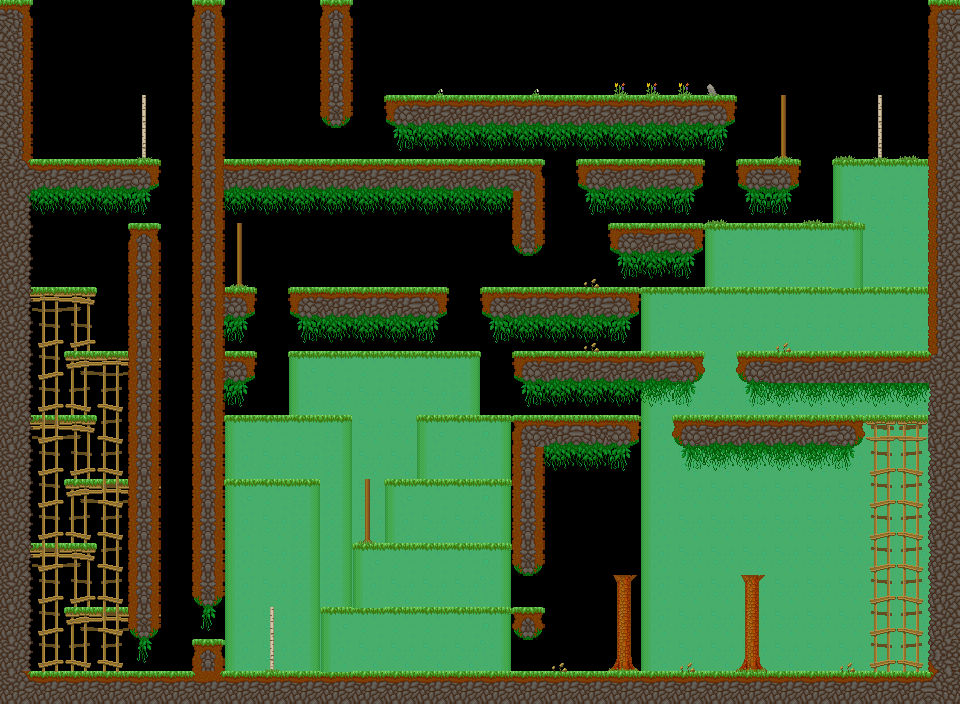

This game map was drawn from its Tiled (.tmx) file and the tilesets committed beside it. A one-line description and the trimmed map source follow:
An orthogonal 30x22 tile map with 32x32 px tiles, 5 tile layers (background, main, foreground, hidden, ...), 4 tilesets and 135 objects (52x veggie, 26x door, 3x treetop_maple, 3x treetop_birch, 2x treetop_big, ...).

<map version="1.5" tiledversion="1.7.2" orientation="orthogonal" renderorder="right-down" width="30" height="22" tilewidth="32" tileheight="32" infinite="0" nextlayerid="11" nextobjectid="136">
 <properties>
  <property name="hints" value="bluekey,blue_key_door" />
  <property name="time_to_beat" value="30" />
 </properties>
 <tileset firstgid="1" name="grass_level" tilewidth="33" tileheight="33" spacing="1" margin="1" tilecount="144" columns="16">
  <image source="../../sprites/tilesets/34tile.png" width="544" height="306" />
 </tileset>
 <tileset firstgid="145" name="treetops_big_96" tilewidth="96" tileheight="64" tilecount="2" columns="2">
  <image source="../../sprites/objects/scenery/treetops_big_96.png" width="192" height="64" />
 </tileset>
 <tileset firstgid="147" name="object_tilemap_16" tilewidth="16" tileheight="16" tilecount="12" columns="4">
  <image source="../../sprites/tilesets/object_tilemap_16.png" width="64" height="48" />
 </tileset>
 <tileset firstgid="159" name="object_tilemap_32" tilewidth="32" tileheight="32" tilecount="25" columns="5">
  <image source="../../sprites/tilesets/object_tilemap_32.png" width="160" height="160" />
  <tile id="0">
   <properties>
    <property name="item_no" value="5" />
    <property name="type" value="costume_head" />
   </properties>
  </tile>
  <tile id="1">
   <properties>
    <property name="spawn" value="spawn" />
   </properties>
  </tile>
  <tile id="2">
   <properties>
    <property name="goal" value="goal" />
   </properties>
  </tile>
  <tile id="3">
   <properties>
    <property name="name" value="pig" />
   </properties>
  </tile>
  <tile id="4">
   <properties>
    <property name="direction" value="left" />
    <property name="name" value="walking_enemy" />
   </properties>
  </tile>
 </tileset>
 <layer id="1" name="background" width="30" height="22">
  <properties>
   <property name="background" value="background" />
  </properties>
  <data>[660 cells, 395 non-empty, 30 distinct tile ids]</data>
 </layer>
 <layer id="2" name="main" width="30" height="22">
  <data>[660 cells, 94 non-empty, 23 distinct tile ids]</data>
 </layer>
 <layer id="3" name="foreground" width="30" height="22">
  <properties>
   <property name="foreground" value="foreground" />
  </properties>
  <data>[660 cells, 101 non-empty, 17 distinct tile ids]</data>
 </layer>
 <layer id="4" name="hidden" width="30" height="22">
  <data>[660 cells, 3 non-empty, 1 distinct tile ids]</data>
 </layer>
 <layer id="5" name="hints" width="30" height="22">
  <properties>
   <property name="hint4" value="The blue key will:only open one:of the blue doors" />
   <property name="key" value="there is only one:blue key but two:blue doors" />
  </properties>
  <data>[660 cells, 0 non-empty, 0 distinct tile ids]</data>
 </layer>
 <objectgroup color="#e70000" id="6" name="hard-blocks">
  <object id="1" x="32" y="160" width="128" height="32" />
  <object id="2" x="0" y="0" width="32" height="704" />
  <object id="3" x="32" y="672" width="928" height="32" />
  <object id="4" x="928" y="0" width="32" height="672" />
  <object id="5" x="128" y="224" width="32" height="416" />
  <object id="6" x="192" y="0" width="32" height="608" />
  <object id="7" x="512" y="416" width="32" height="160" />
  <object id="8" x="224" y="352" width="32" height="32" />
  <object id="9" x="544" y="416" width="96" height="32" />
  <object id="10" x="672" y="416" width="192" height="32" />
  <object id="11" x="512" y="352" width="184" height="32" />
  <object id="12" x="512" y="608" width="32" height="32" />
  <object id="13" x="192" y="640" width="32" height="32" />
  <object id="14" x="744" y="352" width="184" height="32" />
  <object id="15" x="576" y="160" width="128" height="32" />
  <object id="16" x="288" y="160" width="256" height="32" />
  <object id="17" x="512" y="192" width="32" height="64" />
  <object id="18" x="480" y="288" width="160" height="32" />
  <object id="19" x="608" y="224" width="96" height="32" />
  <object id="20" x="288" y="288" width="160" height="32" />
  <object id="21" x="224" y="288" width="32" height="32" />
  <object id="22" x="224" y="160" width="32" height="32" />
  <object id="23" x="320" y="0" width="32" height="120" />
  <object id="24" x="736" y="160" width="64" height="32" />
  <object id="25" x="384" y="96" width="352" height="32" />
 </objectgroup>
 <objectgroup color="#0055ff" id="7" name="soft-blocks" visible="0">
  <object id="26" x="32" y="288" width="64" height="32" />
  <object id="27" x="64" y="352" width="64" height="32" />
  <object id="28" x="32" y="416" width="64" height="32" />
  <object id="29" x="64" y="480" width="64" height="32" />
  <object id="30" x="32" y="544" width="64" height="32" />
  <object id="31" x="64" y="608" width="64" height="32" />
  <object id="32" x="864" y="416" width="64" height="32" />
  <object id="33" x="384" y="480" width="128" height="32" />
  <object id="34" x="352" y="544" width="160" height="32" />
  <object id="35" x="320" y="608" width="192" height="32" />
  <object id="36" x="416" y="416" width="96" height="32" />
  <object id="37" x="288" y="352" width="192" height="32" />
  <object id="38" x="640" y="288" width="288" height="32" />
  <object id="39" x="704" y="224" width="160" height="32" />
  <object id="40" x="224" y="480" width="96" height="32" />
  <object id="41" x="224" y="416" width="128" height="32" />
  <object id="42" x="832" y="160" width="96" height="32" />
 </objectgroup>
 <objectgroup id="8" name="treetop_big">
  <object id="43" name="treetop_big" gid="145" x="576" y="576" width="96" height="64">
   <properties>
    <property name="position" value="front" />
   </properties>
  </object>
  <object id="44" name="treetop_big" gid="145" x="704" y="576" width="96" height="64">
   <properties>
    <property name="position" value="front" />
   </properties>
  </object>
 </objectgroup>
 <objectgroup id="9" name="objects-16px">
  <object id="45" name="veggie" gid="150" x="264" y="152" width="16" height="16" />
  <object id="46" name="veggie" gid="150" x="40" y="280" width="16" height="16" />
  <object id="47" name="veggie" gid="150" x="104" y="344" width="16" height="16" />
  <object id="48" name="veggie" gid="150" x="40" y="408" width="16" height="16" />
  <object id="49" name="veggie" gid="150" x="104" y="472" width="16" height="16" />
  <object id="50" name="veggie" gid="150" x="40" y="536" width="16" height="16" />
  <object id="51" name="veggie" gid="150" x="104" y="600" width="16" height="16" />
  <object id="52" name="veggie" gid="150" x="328" y="664" width="16" height="16" />
  <object id="53" name="veggie" gid="150" x="360" y="664" width="16" height="16" />
  <object id="54" name="veggie" gid="150" x="392" y="664" width="16" height="16" />
  <object id="55" name="veggie" gid="150" x="424" y="664" width="16" height="16" />
  <object id="56" name="veggie" gid="150" x="456" y="664" width="16" height="16" />
  <object id="57" name="veggie" gid="150" x="488" y="664" width="16" height="16" />
  <object id="58" name="veggie" gid="150" x="360" y="600" width="16" height="16" />
  <object id="59" name="veggie" gid="150" x="392" y="600" width="16" height="16" />
  <object id="60" name="veggie" gid="150" x="424" y="600" width="16" height="16" />
  <object id="61" name="veggie" gid="150" x="392" y="536" width="16" height="16" />
  <object id="62" name="veggie" gid="150" x="424" y="536" width="16" height="16" />
  <object id="63" name="veggie" gid="150" x="456" y="536" width="16" height="16" />
  <object id="64" name="veggie" gid="150" x="488" y="536" width="16" height="16" />
  <object id="65" name="veggie" gid="150" x="424" y="472" width="16" height="16" />
  <object id="66" name="veggie" gid="150" x="456" y="472" width="16" height="16" />
  </objectgroup>
 <objectgroup id="10" name="objects-32px">
  <!-- 37 objects omitted --></objectgroup>
</map>
<!-- 69 of 135 objects omitted -->
